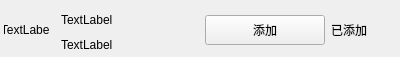
<?xml version="1.0" encoding="UTF-8"?>
<ui version="4.0">
 <class>ApplyFriendItem</class>
 <widget class="QWidget" name="ApplyFriendItem">
  <property name="geometry">
   <rect>
    <x>0</x>
    <y>0</y>
    <width>400</width>
    <height>52</height>
   </rect>
  </property>
  <property name="maximumSize">
   <size>
    <width>16777215</width>
    <height>60</height>
   </size>
  </property>
  <property name="windowTitle">
   <string>Form</string>
  </property>
  <layout class="QHBoxLayout" name="horizontalLayout">
   <property name="spacing">
    <number>10</number>
   </property>
   <property name="leftMargin">
    <number>4</number>
   </property>
   <property name="topMargin">
    <number>5</number>
   </property>
   <property name="rightMargin">
    <number>4</number>
   </property>
   <property name="bottomMargin">
    <number>2</number>
   </property>
   <item>
    <widget class="QLabel" name="icon_lb">
     <property name="minimumSize">
      <size>
       <width>45</width>
       <height>45</height>
      </size>
     </property>
     <property name="maximumSize">
      <size>
       <width>45</width>
       <height>45</height>
      </size>
     </property>
     <property name="text">
      <string>TextLabel</string>
     </property>
     <property name="alignment">
      <set>Qt::AlignmentFlag::AlignCenter</set>
     </property>
    </widget>
   </item>
   <item>
    <widget class="QWidget" name="widget" native="true">
     <layout class="QHBoxLayout" name="horizontalLayout_2">
      <property name="spacing">
       <number>6</number>
      </property>
      <property name="leftMargin">
       <number>0</number>
      </property>
      <property name="topMargin">
       <number>0</number>
      </property>
      <property name="rightMargin">
       <number>15</number>
      </property>
      <property name="bottomMargin">
       <number>0</number>
      </property>
      <item>
       <widget class="QWidget" name="widget_2" native="true">
        <property name="maximumSize">
         <size>
          <width>16777215</width>
          <height>50</height>
         </size>
        </property>
        <layout class="QVBoxLayout" name="verticalLayout">
         <property name="spacing">
          <number>1</number>
         </property>
         <property name="leftMargin">
          <number>2</number>
         </property>
         <property name="topMargin">
          <number>0</number>
         </property>
         <property name="bottomMargin">
          <number>2</number>
         </property>
         <item>
          <widget class="QLabel" name="user_name_lb">
           <property name="minimumSize">
            <size>
             <width>0</width>
             <height>30</height>
            </size>
           </property>
           <property name="maximumSize">
            <size>
             <width>16777215</width>
             <height>30</height>
            </size>
           </property>
           <property name="text">
            <string>TextLabel</string>
           </property>
          </widget>
         </item>
         <item>
          <widget class="QLabel" name="user_chat_lb">
           <property name="minimumSize">
            <size>
             <width>0</width>
             <height>30</height>
            </size>
           </property>
           <property name="maximumSize">
            <size>
             <width>16777215</width>
             <height>30</height>
            </size>
           </property>
           <property name="text">
            <string>TextLabel</string>
           </property>
          </widget>
         </item>
        </layout>
       </widget>
      </item>
      <item>
       <widget class="Clickedbtn" name="add_btn2">
        <property name="maximumSize">
         <size>
          <width>120</width>
          <height>30</height>
         </size>
        </property>
        <property name="text">
         <string>添加</string>
        </property>
       </widget>
      </item>
      <item>
       <widget class="QLabel" name="already_add_lb">
        <property name="maximumSize">
         <size>
          <width>50</width>
          <height>16777215</height>
         </size>
        </property>
        <property name="text">
         <string>已添加</string>
        </property>
       </widget>
      </item>
     </layout>
    </widget>
   </item>
  </layout>
 </widget>
 <customwidgets>
  <customwidget>
   <class>Clickedbtn</class>
   <extends>QPushButton</extends>
   <header location="global">clickedbtn.h</header>
  </customwidget>
 </customwidgets>
 <resources/>
 <connections/>
</ui>
